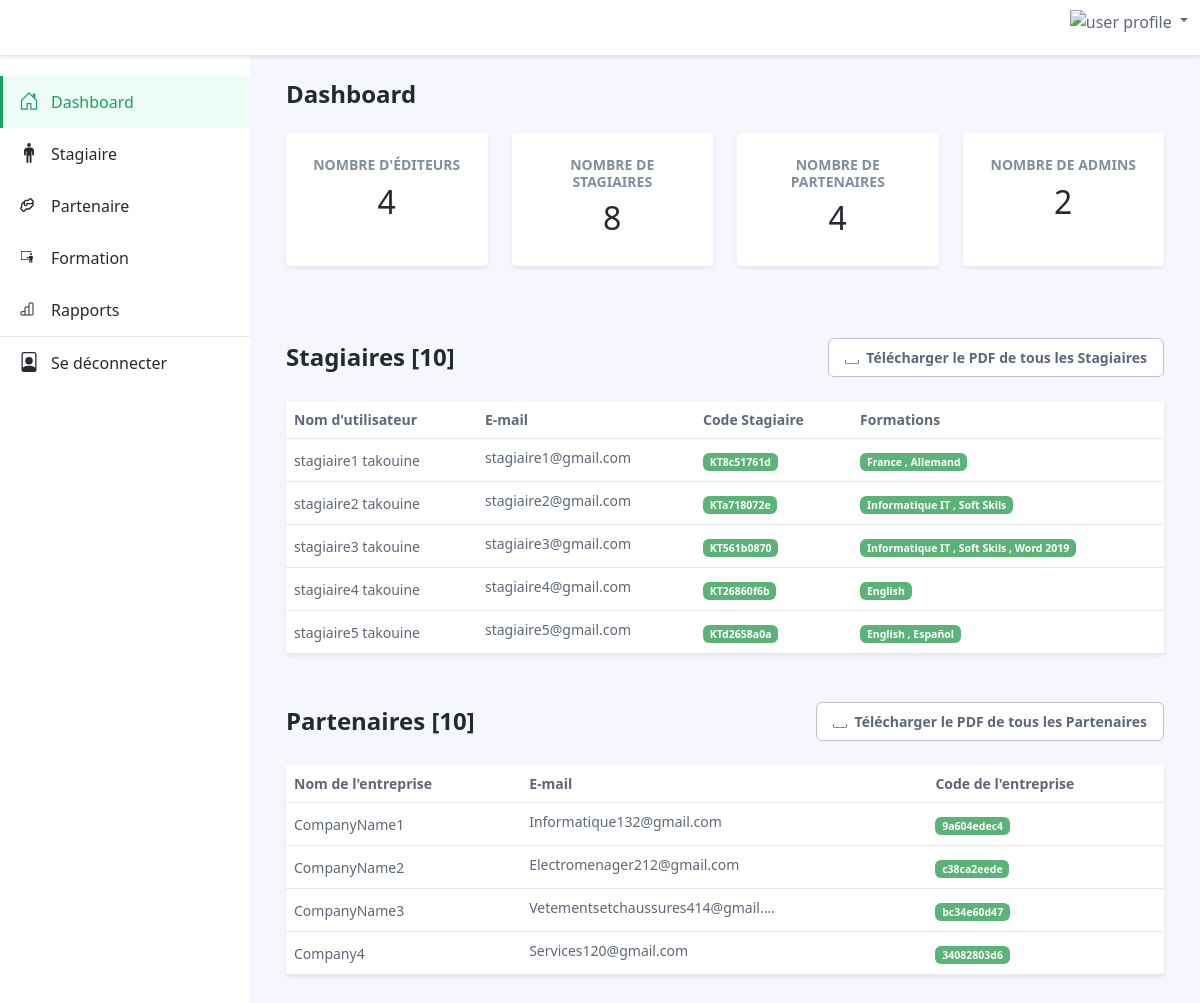
Screenshot of /escpasAdminRapports/ (signed in) with the database file from the repository.
### takouine/models.py (models this page shows, shortened)
class Stagiaire(models.Model):
    user = models.OneToOneField(User, null=True, on_delete=models.CASCADE)
    name = models.CharField(max_length=100, null=True, blank=True)
    email = models.EmailField(max_length=100, null=True, blank=True)
    phone = models.CharField(max_length=100, null=True, blank=True)
    age = models.CharField(max_length=100, null=True, blank=True)
    avatar = models.ImageField(null=True, blank=True)
    formations = models.ManyToManyField(Formation, blank=True)
    date_debut = models.DateTimeField(null=True, blank=True)
    date_fin = models.DateTimeField(null=True, blank=True)
    date_created = models.DateTimeField(auto_now_add=True, null=True, blank=True)
    stagiaireCode = models.CharField(max_length=100, null=True, blank=True, default=generate_stagiaire_code)
    slugStagiaire = models.SlugField(blank=True, null=True)

class Formation(models.Model):
    name = models.CharField(max_length=100, unique=True)
    date_created = models.DateTimeField(auto_now_add=True, null=True)
    slugFormation = models.SlugField(blank=True, null=True)

class Partenaire(models.Model):
    CATEGORY_CHOICES = [
        ('Telephone et tablette', 'Telephone et tablette'),
        ('Electromenager', 'Electromenager'),
        ('Informatique', 'Informatique'),
        ('Maison et cuisine', 'Maison et cuisine'),
        ('Bureau', 'Bureau'),
        ('Vetements et chaussures', 'Vetements et chaussures'),
        ('Beautes et sante', 'Beautes et sante'),
        ('Jeux Videos et consoles', 'Jeux Videos et consoles'),
        ('Sport et Loisirs', 'Sport et Loisirs'),
        ('Bebe et Jouets', 'Bebe et Jouets'),
        ('Supermarche', 'Supermarche'),
        ('Librairies', 'Librairies'),
        ('Services', 'Services'),
    ]
    DISCOUNT_CHOICES = [
        ('Entre 5% et 15%', 'Entre 5% et 15%'),
        ('Entre 15% et 25%', 'Entre 15% et 25%'),
        ('Entre 25% et 50%', 'Entre 25% et 50%'),
        ('Plus que 50%', 'Plus que 50%'),
    ]
    user = models.OneToOneField(User, null=True, on_delete=models.CASCADE)
    CompanyName = models.CharField(max_length=100, null=True, unique=True) #If have a problem in id == slug add , unique=True
    CompanyPhone = models.CharField(max_length=100, null=True)
    date_created = models.DateTimeField(auto_now_add=True, null=True)
    CompanyCode = models.CharField(max_length=100, null=True, default=generate_company_code)
    Achat = models.IntegerField(default=0)
    Visite = models.IntegerField(default=0)
    category = models.CharField(max_length=50, choices=CATEGORY_CHOICES, null=True)
    Companyemail = models.EmailField(null=True, blank=True)
    logo = models.ImageField( null=True, blank=True)
    description = models.TextField(null=True, blank=True)
    address = models.CharField(max_length=255, null=True, blank=True)
    photo1 = models.ImageField(null=True, blank=True)
    photo2 = models.ImageField(null=True, blank=True)
    photo3 = models.ImageField(null=True, blank=True)
    photo4 = models.ImageField(null=True, blank=True)
    photo5 = models.ImageField(null=True, blank=True)
    slugPartenaire = models.SlugField(blank=True, null=True)
    discount = models.CharField(max_length=50, choices=DISCOUNT_CHOICES, null=True, blank=True)  # Added field

### takouine/decorators.py (the view)
        def wrapper_func(request , *args,**kwargs):
            group = None
            if request.user.groups.exists():
               group =  request.user.groups.all()[0].name
            if group in allowedGroups:
               return view_func(request , *args,**kwargs)
            else:
                return redirect('/')

### takouine/views.py (called while the page is built)
@login_required(login_url='login')
@allowedUsers(allowedGroups=['admin','Edituer'])
def escpasAdminRapports(request):
    stagiaires = Stagiaire.objects.all()[:10]
    partenaires = Partenaire.objects.all()[:10]
    total_edituers = User.objects.filter(groups__name='Edituer').count()
    total_admins = User.objects.filter(groups__name='admin').count()
    total_stagiaires = User.objects.filter(groups__name='stagiaire').count()
    total_partenaires = User.objects.filter(groups__name='partenaire').count()
    return render(request, 'takouine/escpasAdminRapports/rapportsFormation.html', {'stagiaires': stagiaires,'partenaires':partenaires ,'total_edituers': total_edituers,'total_admins': total_admins,'total_stagiaires': total_stagiaires,'partenaires': partenaires,'total_partenaires':total_partenaires})

### takouine/templates/takouine/escpasAdminRapports/rapportsFormation.html (shortened to what this page needs)
{% extends "takouine/mainDashbord.html" %}
{% load static %}
{% block content %}
<div class="app-wrapper">
	<div class="app-content pt-3 p-md-3 p-lg-4">
		<div class="container-xl">
			<div class="row g-3 mb-4 align-items-center justify-content-between">
				<div class="col-auto">
					<h1 class="app-page-title mb-0">Stagiaires [10]</h1>
				</div>
				<div class="col-auto">
					 <div class="page-utilities">
						<div class="row g-2 justify-content-start justify-content-md-end align-items-center">
							<div class="col-auto">
								<a class="btn app-btn-secondary" href="{% url 'generate_stagiaires_pdf' %}">
									<svg width="1em" height="1em" viewBox="0 0 16 16" class="bi bi-plus me-1" fill="currentColor" xmlns="http://www.w3.org/2000/svg">
										<path fill-rule="evenodd" d="M.5 9.9a.5.5 0 0 1 .5.5v2.5a1 1 0 0 0 1 1h12a1 1 0 0 0 1-1v-2.5a.5.5 0 0 1 1 0v2.5a2 2 0 0 1-2 2H2a2 2 0 0 1-2-2v-2.5a.5.5 0 0 1 .5-.5z"/>
									</svg>
									Télécharger le PDF de tous les Stagiaires
								</a>
							</div>
						</div>
					</div>
				</div>
			</div>
			<div class="tab-content" id="orders-table-tab-content">
				<div class="tab-pane fade show active" id="orders-all" role="tabpanel" aria-labelledby="orders-all-tab">
					<div class="app-card app-card-orders-table shadow-sm mb-5">
						<div class="app-card-body">
							<div class="table-responsive">
								<table class="table app-table-hover mb-0 text-left">
									<thead>
										<tr>
											<th class="cell">Nom d'utilisateur</th>
											<th class="cell">E-mail</th>
											<th class="cell">Code Stagiaire</th>
											<th class="cell">Formations</th>
										</tr>
									</thead>
									<tbody>
										{% for stagiaire in stagiaires %}
										<tr>
											<td class="cell">{{ stagiaire.name }}</td>
											<td class="cell"><span class="truncate">{{ stagiaire.email }}</span></td>
											<td class="cell"><span class="badge bg-success">{{ stagiaire.stagiaireCode }}</span></td>
                                            <td class="cell"><span class="badge bg-success">{% for formation in stagiaire.formations.all %}
                                                {{ formation.name }}
                                                {% if not forloop.last %}, {% endif %}
                                            {% endfor %}</span></td>
										{% endfor %}
									</tbody>
								</table>
							</div>
						</div>
					</div>
				</div>
                <div class="row g-3 mb-4 align-items-center justify-content-between">
                    <div class="col-auto">
                        <h1 class="app-page-title mb-0">Partenaires [10]</h1>
                    </div>
                    <div class="col-auto">
                         <div class="page-utilities">
                            <div class="row g-2 justify-content-start justify-content-md-end align-items-center">
                                <div class="col-auto">
                                    <a class="btn app-btn-secondary" href="{% url 'generate_partenaires_pdf' %}">
                                        <svg width="1em" height="1em" viewBox="0 0 16 16" class="bi bi-plus me-1" fill="currentColor" xmlns="http://www.w3.org/2000/svg">
                                            <path fill-rule="evenodd" d="M.5 9.9a.5.5 0 0 1 .5.5v2.5a1 1 0 0 0 1 1h12a1 1 0 0 0 1-1v-2.5a.5.5 0 0 1 1 0v2.5a2 2 0 0 1-2 2H2a2 2 0 0 1-2-2v-2.5a.5.5 0 0 1 .5-.5z"/>
                                        </svg>
                                        Télécharger le PDF de tous les Partenaires
                                    </a>
                                </div>
                            </div>
                        </div>
                    </div>
                </div>
				<div class="tab-content" id="orders-table-tab-content">
				<div class="tab-pane fade show active" id="orders-all" role="tabpanel" aria-labelledby="orders-all-tab">
					<div class="app-card app-card-orders-table shadow-sm mb-5">
						<div class="app-card-body">
							<div class="table-responsive">
								<table class="table app-table-hover mb-0 text-left">
									<thead>
										<tr>
											<th class="cell">Nom de l'entreprise</th>
											<th class="cell">E-mail</th>
											<th class="cell">Code de l'entreprise</th>
										</tr>
									</thead>
									<tbody>
                                        {% for partenaire in partenaires %}
										<tr>
											<td class="cell">{{ partenaire.CompanyName }}</td>
											<td class="cell"><span class="truncate">{{ partenaire.Companyemail }}</span></td>                                            <td class="cell"><span class="badge bg-success">{{ partenaire.CompanyCode }}</span></td>
										{% endfor %}
									</tbody>
								</table>
							</div>
						</div>
					</div>
				</div>
			</div>
		</div>
	</div>
</div>
{% endblock  %}

### rows the page displays
Stagiaire: name "stagiaire1 takouine", email "stagiaire1@gmail.com", stagiaireCode "KT8c51761d"
Formation: name "France"
Formation: name "Allemand"
Stagiaire: name "stagiaire2 takouine", email "stagiaire2@gmail.com", stagiaireCode "KTa718072e"
Formation: name "Informatique IT"
Formation: name "Soft Skils"
Stagiaire: name "stagiaire3 takouine", email "stagiaire3@gmail.com", stagiaireCode "KT561b0870"
Formation: name "Word 2019"
Stagiaire: name "stagiaire4 takouine", email "stagiaire4@gmail.com", stagiaireCode "KT26860f6b"
Formation: name "English"
Stagiaire: name "stagiaire5 takouine", email "stagiaire5@gmail.com", stagiaireCode "KTd2658a0a"
Formation: name "Español"
Partenaire: CompanyName "CompanyName1", Companyemail "Informatique132@gmail.com", CompanyCode "9a604edec4"
Partenaire: CompanyName "CompanyName2", Companyemail "Electromenager212@gmail.com", CompanyCode "c38ca2eede"
Partenaire: CompanyName "CompanyName3", Companyemail "Vetementsetchaussures414@gmail.…", CompanyCode "bc34e60d47"
Partenaire: CompanyName "Company4", Companyemail "Services120@gmail.com", CompanyCode "34082803d6"

### other values shown
{{ total_edituers }} "4"
{{ total_stagiaires }} "8"
{{ total_partenaires }} "4"
{{ total_admins }} "2"
